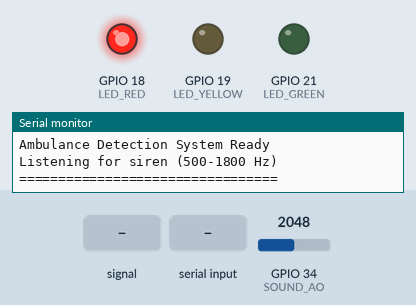
A sketch run on a simulated ESP32. Shown: output pins drawn as LEDs (lit = HIGH), the last lines printed to the serial monitor. The test bench sets the inputs (shaded band); at power-on: GPIO 34 (SOUND_AO) = 2048.

Above: at 1.2 s.
1.3 s: GPIO 34 (SOUND_AO) fed a 1000 Hz sine of ±1023 counts around its level
At 2.3 s:
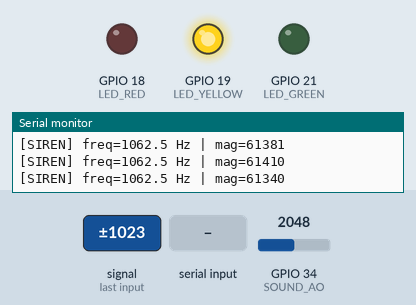
2.8 s: "A" received over Serial
At 3.6 s:
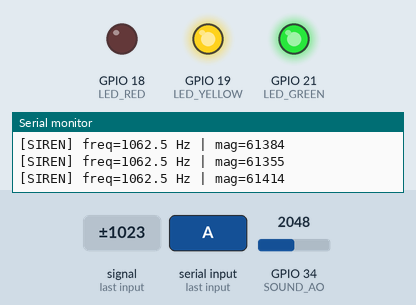
5.8 s: GPIO 34 (SOUND_AO) set to 1760
At 6.3 s:
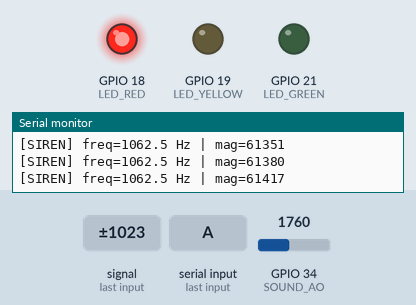
7.3 s: "A" received over Serial
At 8.5 s:
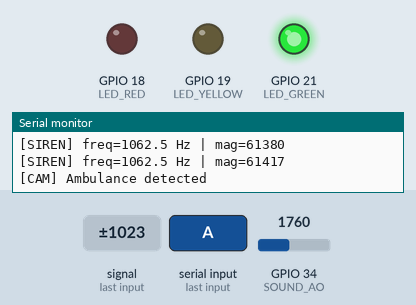
Timing chart, 0 to 10.4 s (numbered marks = the images above; inputs shaded):
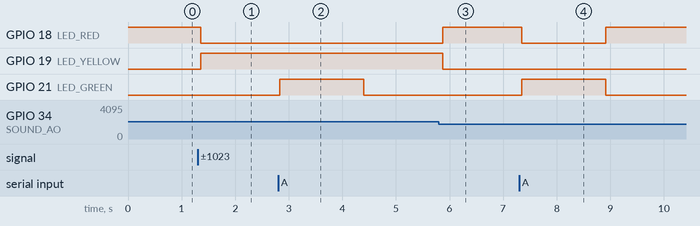

The sketch:

ambulance_detection.ino
```cpp
/*
 * ambulance_detection.ino
 *
 * ESP32 traffic light controller with FFT-based siren detection.
 *
 * Components:
 *   - W104 sound sensor AO  -> GPIO34
 *   - Red LED               -> GPIO18
 *   - Yellow LED            -> GPIO19
 *   - Green LED             -> GPIO21
 *
 * LED Priority Logic:
 *   - Camera detects ambulance  -> GREEN  (highest)
 *   - Siren frequency detected  -> YELLOW (mid)
 *   - Nothing detected          -> RED    (default)
 *
 * Serial Protocol (Python -> ESP32):
 *   'A' = ambulance detected this frame
 *   'N' = no ambulance this frame
 *
 * Siren detection:
 *   Sample W104 AO at 4000 Hz, run 256-point FFT,
 *   check dominant frequency in 500-1800 Hz band.
 */

#include <Arduino.h>
#include <arduinoFFT.h>

// ===== Pin definitions =====
#define SOUND_AO    34
#define LED_RED     18
#define LED_YELLOW  19
#define LED_GREEN   21

// ===== FFT parameters =====
#define SAMPLES         256
#define SAMPLING_FREQ   4000

const double samplingFreq = SAMPLING_FREQ;
const unsigned long SAMPLE_INTERVAL_US = 1000000UL / SAMPLING_FREQ;

// Siren frequency band (typical siren fundamentals)
const double SIREN_FREQ_MIN = 500.0;
const double SIREN_FREQ_MAX = 1800.0;

// Amplitude threshold - tune this for your environment
// Higher = less sensitive (fewer false triggers)
double AMP_THRESHOLD = 800.0;

// FFT buffers
double vReal[SAMPLES];
double vImag[SAMPLES];
ArduinoFFT<double> FFT = ArduinoFFT<double>(vReal, vImag, SAMPLES, samplingFreq);

// State
bool sirenDetected = false;
bool ambulanceDetected = false;
unsigned long lastAmbulanceMsg = 0;
const unsigned long AMBULANCE_TIMEOUT_MS = 1500;

void setup() {
    Serial.begin(115200);
    pinMode(LED_RED, OUTPUT);
    pinMode(LED_YELLOW, OUTPUT);
    pinMode(LED_GREEN, OUTPUT);
    pinMode(SOUND_AO, INPUT);

    digitalWrite(LED_RED, HIGH);
    digitalWrite(LED_YELLOW, LOW);
    digitalWrite(LED_GREEN, LOW);

    Serial.println("=================================");
    Serial.println("Ambulance Detection System Ready");
    Serial.println("Listening for siren (500-1800 Hz)");
    Serial.println("=================================");
}

void sampleAudio() {
    for (int i = 0; i < SAMPLES; i++) {
        unsigned long t0 = micros();
        vReal[i] = (double) analogRead(SOUND_AO);
        vImag[i] = 0.0;
        while (micros() - t0 < SAMPLE_INTERVAL_US) {
            // wait for next sample slot
        }
    }
}

bool detectSiren() {
    sampleAudio();

    // Remove DC offset
    double mean = 0;
    for (int i = 0; i < SAMPLES; i++) mean += vReal[i];
    mean /= SAMPLES;
    for (int i = 0; i < SAMPLES; i++) vReal[i] -= mean;

    // FFT
    FFT.windowing(FFTWindow::Hamming, FFTDirection::Forward);
    FFT.compute(FFTDirection::Forward);
    FFT.complexToMagnitude();

    // Find peak in siren band
    int minBin = (int)(SIREN_FREQ_MIN * SAMPLES / samplingFreq);
    int maxBin = (int)(SIREN_FREQ_MAX * SAMPLES / samplingFreq);

    double peakMag = 0;
    double peakFreq = 0;
    for (int i = minBin; i <= maxBin; i++) {
        if (vReal[i] > peakMag) {
            peakMag = vReal[i];
            peakFreq = (double) i * samplingFreq / SAMPLES;
        }
    }

    if (peakMag > AMP_THRESHOLD) {
        Serial.print("[SIREN] freq=");
        Serial.print(peakFreq, 1);
        Serial.print(" Hz | mag=");
        Serial.println(peakMag, 0);
        return true;
    }
    return false;
}

void handleSerial() {
    while (Serial.available() > 0) {
        char c = Serial.read();
        if (c == 'A') {
            ambulanceDetected = true;
            lastAmbulanceMsg = millis();
            Serial.println("[CAM] Ambulance detected");
        }
    }
    // Clear ambulance flag after timeout
    if (ambulanceDetected && (millis() - lastAmbulanceMsg > AMBULANCE_TIMEOUT_MS)) {
        ambulanceDetected = false;
        Serial.println("[CAM] Ambulance cleared");
    }
}

void updateLEDs() {

    if (ambulanceDetected && sirenDetected) {
        digitalWrite(LED_GREEN,  HIGH);
        digitalWrite(LED_YELLOW, HIGH);  // dono ON
        digitalWrite(LED_RED,    LOW);
    }
    else if (ambulanceDetected) {
        digitalWrite(LED_GREEN,  HIGH);
        digitalWrite(LED_YELLOW, LOW);
        digitalWrite(LED_RED,    LOW);
    }
    else if (sirenDetected) {
        digitalWrite(LED_GREEN,  LOW);
        digitalWrite(LED_YELLOW, HIGH);
        digitalWrite(LED_RED,    LOW);
    }
    else {
        digitalWrite(LED_GREEN,  LOW);
        digitalWrite(LED_YELLOW, LOW);
        digitalWrite(LED_RED,    HIGH);
    }
}

void loop() {
    sirenDetected = detectSiren();   // ~70ms (sample + FFT)
    handleSerial();                  // <1ms
    updateLEDs();                    // <1ms
    delay(20);                       // small pause for system stability
}
```

Measured:
- after the input at 1.3 s, GPIO 18 (LED_RED): HIGH → LOW after 0.06 s; GPIO 19 (LED_YELLOW): LOW → HIGH after 0.06 s
- after the input at 2.8 s, GPIO 21 (LED_GREEN): LOW → HIGH at once, → LOW 1.6 s later
- after the input at 5.8 s, GPIO 18 (LED_RED): LOW → HIGH after 0.07 s; GPIO 19 (LED_YELLOW): HIGH → LOW after 0.07 s
- after the input at 7.3 s, GPIO 18 (LED_RED): HIGH → LOW at once, → HIGH 1.6 s later; GPIO 21 (LED_GREEN): LOW → HIGH at once, → LOW 1.6 s later
